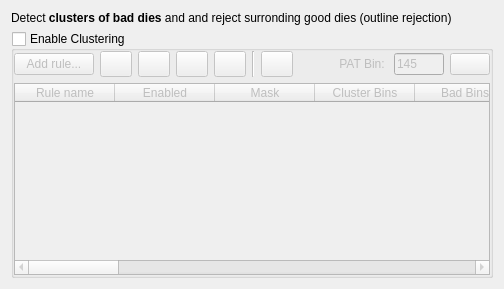
         <widget class="QWidget" name="tabClustering">
          <attribute name="title">
           <string>Clustering</string>
          </attribute>
          <layout class="QGridLayout" name="gridLayout_30">
           <item row="0" column="0">
            <widget class="QLabel" name="textLabel2_2_2_2_2_2_4_2_2_5">
             <property name="maximumSize">
              <size>
               <width>32767</width>
               <height>32767</height>
              </size>
             </property>
             <property name="text">
              <string>Detect &lt;b&gt;clusters of bad dies&lt;/b&gt; and and reject surronding good dies (outline rejection)</string>
             </property>
             <property name="textFormat">
              <enum>Qt::RichText</enum>
             </property>
             <property name="alignment">
              <set>Qt::AlignVCenter</set>
             </property>
             <property name="wordWrap">
              <bool>true</bool>
             </property>
            </widget>
           </item>
           <item row="1" column="0">
            <widget class="QGroupBox" name="groupBoxClusteringPotato">
             <property name="toolTip">
              <string/>
             </property>
             <property name="title">
              <string>Enable Clustering</string>
             </property>
             <property name="checkable">
              <bool>true</bool>
             </property>
             <property name="checked">
              <bool>false</bool>
             </property>
             <layout class="QVBoxLayout" name="verticalLayout_7">
              <property name="spacing">
               <number>6</number>
              </property>
              <property name="leftMargin">
               <number>0</number>
              </property>
              <property name="topMargin">
               <number>0</number>
              </property>
              <property name="rightMargin">
               <number>0</number>
              </property>
              <property name="bottomMargin">
               <number>0</number>
              </property>
              <item>
               <layout class="QHBoxLayout" name="horizontalLayout_11">
                <item>
                 <widget class="QPushButton" name="pushButtonAddClusteringRule">
                  <property name="text">
                   <string>Add rule...</string>
                  </property>
                 </widget>
                </item>
                <item>
                 <widget class="QPushButton" name="pushButtonEditClusteringRule">
                  <property name="sizePolicy">
                   <sizepolicy hsizetype="Fixed" vsizetype="Fixed">
                    <horstretch>0</horstretch>
                    <verstretch>0</verstretch>
                   </sizepolicy>
                  </property>
                  <property name="minimumSize">
                   <size>
                    <width>32</width>
                    <height>26</height>
                   </size>
                  </property>
                  <property name="maximumSize">
                   <size>
                    <width>32</width>
                    <height>26</height>
                   </size>
                  </property>
                  <property name="focusPolicy">
                   <enum>Qt::NoFocus</enum>
                  </property>
                  <property name="toolTip">
                   <string>Properties: Edit/Review select rule...</string>
                  </property>
                  <property name="text">
                   <string/>
                  </property>
                  <property name="icon">
                   <iconset resource="gex.qrc">
                    <normaloff>:/gex/icons/properties.png</normaloff>:/gex/icons/properties.png</iconset>
                  </property>
                  <property name="iconSize">
                   <size>
                    <width>32</width>
                    <height>32</height>
                   </size>
                  </property>
                 </widget>
                </item>
                <item>
                 <widget class="QPushButton" name="pushButtonDuplicateClusteringRule">
                  <property name="sizePolicy">
                   <sizepolicy hsizetype="Fixed" vsizetype="Fixed">
                    <horstretch>0</horstretch>
                    <verstretch>0</verstretch>
                   </sizepolicy>
                  </property>
                  <property name="minimumSize">
                   <size>
                    <width>32</width>
                    <height>26</height>
                   </size>
                  </property>
                  <property name="maximumSize">
                   <size>
                    <width>32</width>
                    <height>26</height>
                   </size>
                  </property>
                  <property name="sizeIncrement">
                   <size>
                    <width>32</width>
                    <height>26</height>
                   </size>
                  </property>
                  <property name="toolTip">
                   <string>Duplicate selected rule...</string>
                  </property>
                  <property name="text">
                   <string/>
                  </property>
                  <property name="icon">
                   <iconset resource="gex.qrc">
                    <normaloff>:/gex/icons/copy.png</normaloff>:/gex/icons/copy.png</iconset>
                  </property>
                  <property name="iconSize">
                   <size>
                    <width>32</width>
                    <height>32</height>
                   </size>
                  </property>
                 </widget>
                </item>
                <item>
                 <widget class="QPushButton" name="pushButtonUpClusteringRule">
                  <property name="sizePolicy">
                   <sizepolicy hsizetype="Fixed" vsizetype="Fixed">
                    <horstretch>0</horstretch>
                    <verstretch>0</verstretch>
                   </sizepolicy>
                  </property>
                  <property name="minimumSize">
                   <size>
                    <width>32</width>
                    <height>26</height>
                   </size>
                  </property>
                  <property name="maximumSize">
                   <size>
                    <width>32</width>
                    <height>26</height>
                   </size>
                  </property>
                  <property name="toolTip">
                   <string>Move selection Up (Reorder)</string>
                  </property>
                  <property name="text">
                   <string/>
                  </property>
                  <property name="icon">
                   <iconset resource="gex.qrc">
                    <normaloff>:/gex/icons/arrow_up.png</normaloff>:/gex/icons/arrow_up.png</iconset>
                  </property>
                  <property name="iconSize">
                   <size>
                    <width>32</width>
                    <height>32</height>
                   </size>
                  </property>
                 </widget>
                </item>
                <item>
                 <widget class="QPushButton" name="pushButtonDownClusteringRule">
                  <property name="sizePolicy">
                   <sizepolicy hsizetype="Fixed" vsizetype="Fixed">
                    <horstretch>0</horstretch>
                    <verstretch>0</verstretch>
                   </sizepolicy>
                  </property>
                  <property name="minimumSize">
                   <size>
                    <width>32</width>
                    <height>26</height>
                   </size>
                  </property>
                  <property name="maximumSize">
                   <size>
                    <width>32</width>
                    <height>26</height>
                   </size>
                  </property>
                  <property name="toolTip">
                   <string>Move selection Down (Reorder)</string>
                  </property>
                  <property name="text">
                   <string/>
                  </property>
                  <property name="icon">
                   <iconset resource="gex.qrc">
                    <normaloff>:/gex/icons/arrow_down.png</normaloff>:/gex/icons/arrow_down.png</iconset>
                  </property>
                  <property name="iconSize">
                   <size>
                    <width>32</width>
                    <height>32</height>
                   </size>
                  </property>
                 </widget>
                </item>
                <item>
                 <widget class="Line" name="Line2">
                  <property name="frameShape">
                   <enum>QFrame::VLine</enum>
                  </property>
                  <property name="frameShadow">
                   <enum>QFrame::Sunken</enum>
                  </property>
                 </widget>
                </item>
                <item>
                 <widget class="QPushButton" name="pushButtonRemoveClusteringRule">
                  <property name="sizePolicy">
                   <sizepolicy hsizetype="Fixed" vsizetype="Fixed">
                    <horstretch>0</horstretch>
                    <verstretch>0</verstretch>
                   </sizepolicy>
                  </property>
                  <property name="minimumSize">
                   <size>
                    <width>32</width>
                    <height>26</height>
                   </size>
                  </property>
                  <property name="maximumSize">
                   <size>
                    <width>32</width>
                    <height>26</height>
                   </size>
                  </property>
                  <property name="toolTip">
                   <string>Remove selected rule...</string>
                  </property>
                  <property name="text">
                   <string/>
                  </property>
                  <property name="icon">
                   <iconset resource="gex.qrc">
                    <normaloff>:/gex/icons/file_remove.png</normaloff>:/gex/icons/file_remove.png</iconset>
                  </property>
                  <property name="iconSize">
                   <size>
                    <width>32</width>
                    <height>32</height>
                   </size>
                  </property>
                 </widget>
                </item>
                <item>
                 <spacer name="horizontalSpacer_18">
                  <property name="orientation">
                   <enum>Qt::Horizontal</enum>
                  </property>
                  <property name="sizeHint" stdset="0">
                   <size>
                    <width>40</width>
                    <height>20</height>
                   </size>
                  </property>
                 </spacer>
                </item>
                <item>
                 <widget class="QLabel" name="textLabel2_2_2_2_2_2_2_2_4">
                  <property name="maximumSize">
                   <size>
                    <width>32767</width>
                    <height>32767</height>
                   </size>
                  </property>
                  <property name="text">
                   <string>PAT Bin: </string>
                  </property>
                  <property name="alignment">
                   <set>Qt::AlignRight|Qt::AlignTrailing|Qt::AlignVCenter</set>
                  </property>
                  <property name="wordWrap">
                   <bool>false</bool>
                  </property>
                 </widget>
                </item>
                <item>
                 <widget class="QLineEdit" name="lineEditClusteringPotatoBin">
                  <property name="sizePolicy">
                   <sizepolicy hsizetype="Fixed" vsizetype="Fixed">
                    <horstretch>0</horstretch>
                    <verstretch>0</verstretch>
                   </sizepolicy>
                  </property>
                  <property name="maximumSize">
                   <size>
                    <width>50</width>
                    <height>16777215</height>
                   </size>
                  </property>
                  <property name="toolTip">
                   <string>Defines the default Bin to issue for a Good die in the exclusion zone</string>
                  </property>
                  <property name="text">
                   <string>145</string>
                  </property>
                 </widget>
                </item>
                <item>
                 <widget class="GColorPushButton" name="pushButtonClusteringPotatoColor">
                  <property name="maximumSize">
                   <size>
                    <width>50</width>
                    <height>16777215</height>
                   </size>
                  </property>
                  <property name="toolTip">
                   <string>Define the Bin color assigned to good bins in contact with bad clusters</string>
                  </property>
                  <property name="text">
                   <string/>
                  </property>
                  <property name="autoDefault">
                   <bool>false</bool>
                  </property>
                 </widget>
                </item>
               </layout>
              </item>
              <item>
               <widget class="QTableWidget" name="tableWidgetClusteringRules">
                <property name="sizePolicy">
                 <sizepolicy hsizetype="Minimum" vsizetype="Expanding">
                  <horstretch>0</horstretch>
                  <verstretch>0</verstretch>
                 </sizepolicy>
                </property>
                <property name="toolTip">
                 <string>Clustering rules</string>
                </property>
                <column>
                 <property name="text">
                  <string>Rule name</string>
                 </property>
                </column>
                <column>
                 <property name="text">
                  <string>Enabled</string>
                 </property>
                </column>
                <column>
                 <property name="text">
                  <string>Mask</string>
                 </property>
                </column>
                <column>
                 <property name="text">
                  <string>Cluster Bins</string>
                 </property>
                </column>
                <column>
                 <property name="text">
                  <string>Bad Bins</string>
                 </property>
                </column>
                <column>
                 <property name="text">
                  <string>Map source</string>
                 </property>
                </column>
                <column>
                 <property name="text">
                  <string>Cluster size</string>
                 </property>
                </column>
                <column>
                 <property name="text">
                  <string>Outline</string>
                 </property>
                </column>
                <column>
                 <property name="text">
                  <string>Light-Outline</string>
                 </property>
                </column>
                <column>
                 <property name="text">
                  <string>Matrix size</string>
                 </property>
                </column>
                <column>
                 <property name="text">
                  <string>Adj. weight</string>
                 </property>
                </column>
                <column>
                 <property name="text">
                  <string>Diag. weight</string>
                 </property>
                </column>
                <column>
                 <property name="text">
                  <string>Fail weight</string>
                 </property>
                </column>
                <column>
                 <property name="text">
                  <string>Scratch Line</string>
                 </property>
                </column>
                <column>
                 <property name="text">
                  <string>Scratch Col</string>
                 </property>
                </column>
                <column>
                 <property name="text">
                  <string>Ignore Diag. fail</string>
                 </property>
                </column>
                <column>
                 <property name="text">
                  <string>Edge die type</string>
                 </property>
                </column>
                <column>
                 <property name="text">
                  <string>Edge weight</string>
                 </property>
                </column>
                <column>
                 <property name="text">
                  <string>Edge scale</string>
                 </property>
                </column>
                <column>
                 <property name="text">
                  <string>Fail Bin</string>
                 </property>
                </column>
               </widget>
              </item>
             </layout>
            </widget>
           </item>
          </layout>
         </widget>
